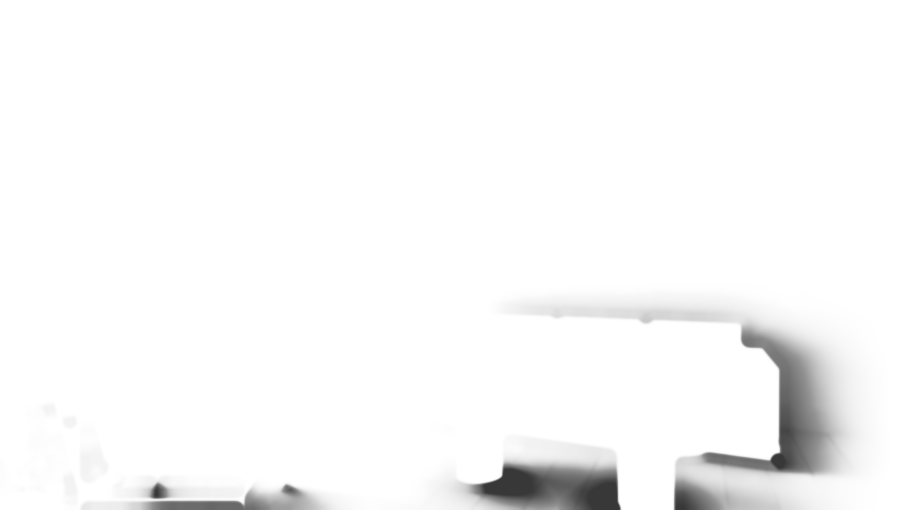
#> input picture assets/renders/living-room/warm-modern/pilot-phase1-2026-11-07/fixed-furniture-shadow.png, 2720 x 1530 px, found by its file name (shown at 1/3 size)
$ python -i wedge_area.py   (imports and definitions only)
#> lines starting #> are read from the running program, lines starting #| are printed output that depends on the picture
"""
qa-agent 2026-11-07: QA's own measure of the wedge residual, on the designer's condition (docs/proposals/clay-r2-and-ged-verdicts-2026-11-07.md
section 12, condition (1)): over the triptych and sconce area (back wall, frame u 0.45-0.85, v 0.15-0.45) the max L* change over 120 px <= 2.5.
QA's version differs from render-agent's step120 (rows and columns only) in that it also takes both diagonals, centres the 120 px span on
each pixel, and reports p99 and p95 next to the max (a single spot against the whole area).
L* = CIE L* (D65) of the image; low frequencies = blur sigma 12 normalised inside the back wall (r4 clay index 5, eroded 15 px, read only
from the shared scratchpad). Also: the whole back wall's left-to-right falloff (column medians of the mid-height band, v 0.35-0.75 of the
wall), against the designer's "soft falloff up to 6 L* along the whole wall".
Usage: ~/.venvs/motion/bin/python -I wedge_area.py <png> [<png> ...] (names inside the pilot folder). Writes data/wedge-area.json (merged).
"""
import json
import os
import sys

import cv2
import numpy as np
from PIL import Image

REPO = "/home/user/homedesign-app"
P = os.path.join(REPO, "assets/renders/living-room/warm-modern/pilot-phase1-2026-11-07")
OUT = os.path.join(REPO, "qa/reports/2026-11-07-pilot-phase1-g1")
IDX = "/tmp/claude-0/-home-user-homedesign-app/1b393486-20a3-508a-a0b0-d78a98b7d2b6/scratchpad/wm-r4-shell-idx/M0.npz"
W, H = 2720, 1530
# [1 line not run here, left out]
# [1 line that did not run here, left out]
# [1 line that did not run here, left out]
# [1 line that did not run here, left out]
ax0, ax1 = int((116 + 0.45 * 3840) / 4072 * W), int((116 + 0.85 * 3840) / 4072 * W)
ay0, ay1 = int((65 + 0.15 * 2160) / 2290 * H), int((65 + 0.45 * 2160) / 2290 * H)
area = np.zeros((H, W), bool)
area[ay0:ay1, ax0:ax1] = True
# [1 line not run here, left out]


def Lstar(rgb):
    c = rgb / 255.0
    c = np.where(c > 0.04045, ((c + 0.055) / 1.055) ** 2.4, c / 12.92)
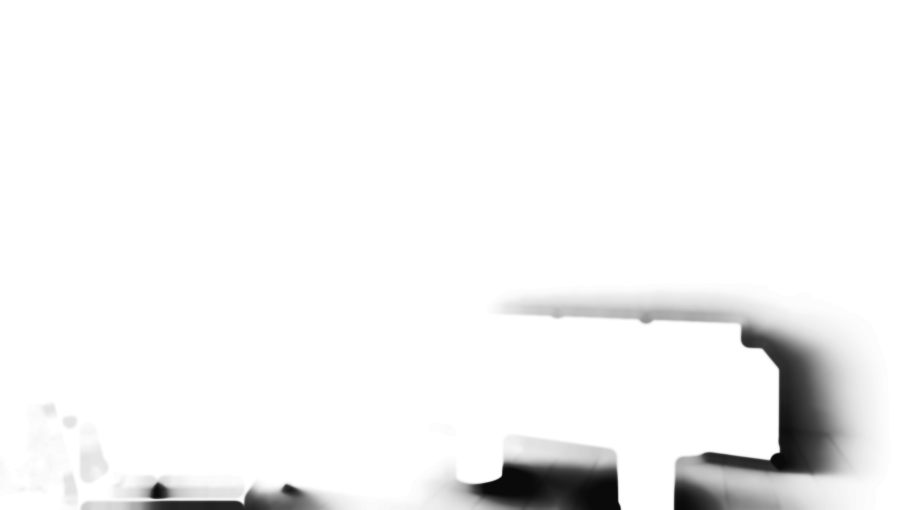
#> c: shape (1530, 2720, 3) float64 (shown at 1/3 size); min 0.0395, max 1, mean 0.958
    Y = c @ np.array([0.2126, 0.7152, 0.0722])
    return np.where(Y > 0.008856, 116 * np.cbrt(Y) - 16, 903.3 * Y)
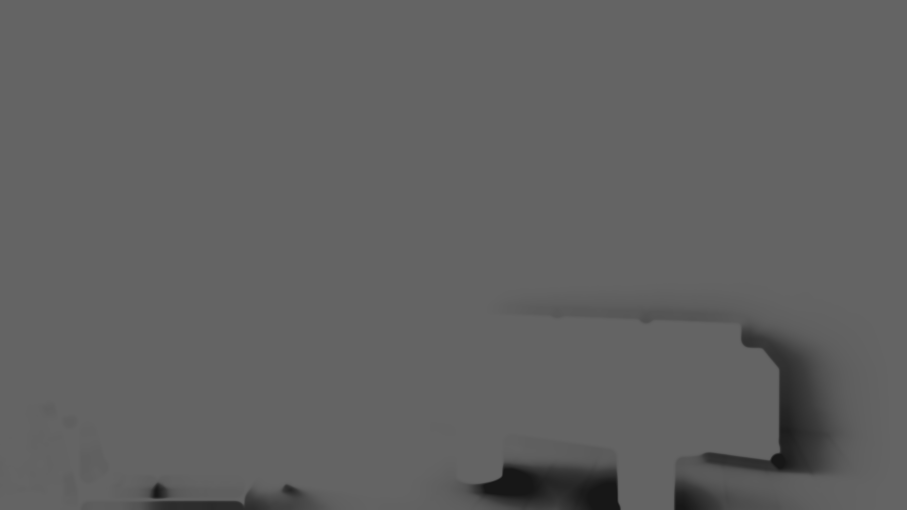
#> returned value: shape (1530, 2720) float64 (shown at 1/3 size); min 23.52, max 100, mean 97.6


CORE_X0 = 1350          # QA's core: the area minus its left 120 px, where every 120 px span stays clear of the corner's falloff (the back
                        # wall darkens toward the inside corner, x 1090-1290 at 2720: architecture, not the window wedge)


def measure(name):
    L = Lstar(np.asarray(Image.open(os.path.join(P, name)).convert("RGB")).astype(np.float64)).astype(np.float32)
#> (the run stopped early here; a loop or call above may not have finished)
